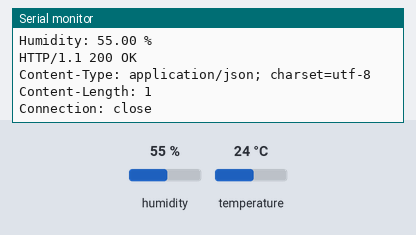
The sketch below on a simulated ESP32. Parts: the last lines printed to the serial monitor. The test bench sets the inputs (shaded band); at power-on: humidity 55 %, temperature 24 °C. WiFi joins after 1.5 s; servers stay silent unless stated; web services answer with replies made up by the test bench.

Above: at 2.7 s.
2.8 s: humidity set to 22 %
At 3.9 s:
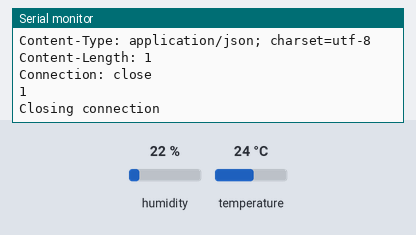
10.6 s: temperature set to 12 °C
At 14.38 s:
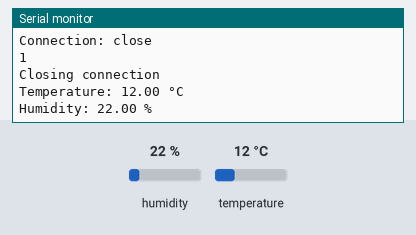
17.7 s: humidity set to 40 %
At 20.7 s:
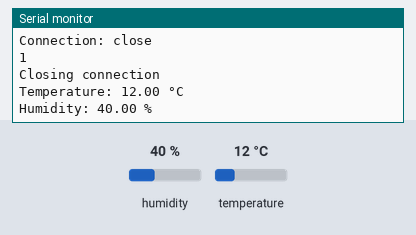
Timing chart, 0 to 22.2 s (numbered marks = the images above; inputs shaded):
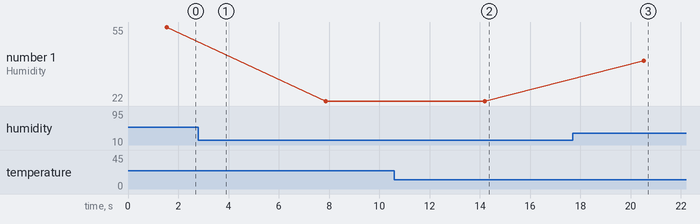

Measured:
- after the input at 10.6 s, the serial monitor: prints a new line after 3.6 s (image 2)
- after the input at 17.7 s, the serial monitor: prints a new line after 2.8 s (image 3)
- plotted number 1: 55 → 22 after the input at 2.8 s, 22 → 40 after the input at 17.7 s

The sketch:

Day1Activity2-DHT11-Thingspeak.ino
```cpp
#include <DHT.h>
#include <WiFi.h>

#define DHTPIN 4
#define DHTTYPE DHT11
#define PROG_DELAY 5000

DHT dht(DHTPIN, DHTTYPE);

const char *ssid = "UOC_Staff";
const char *password = "admin106";

const char *host = "api.thingspeak.com";
const int httpPort = 80;
const String channelID = "3111734";
const String writeApiKey = "BFV9H4CXB4J7T25P";
const String readApiKey = "S8EOQQRY9TYN213N";
float humidityP = 0;
float tempC = 0;

void setup() {
    dht.begin();
    Serial.begin(9600);

    // We start by connecting to a WiFi network
    Serial.println();
    Serial.println("******************************************************");
    Serial.print("Connecting to ");
    Serial.println(ssid);

    WiFi.begin(ssid, password);

    while (WiFi.status() != WL_CONNECTED) {
        delay(500);
        Serial.print(".");
    }

    Serial.println("");
    Serial.println("WiFi connected");
    Serial.println("IP address: ");
    Serial.println(WiFi.localIP());
}

void readResponse(NetworkClient *client) {
    unsigned long timeout = millis();
    while (client->available() == 0) {
        if (millis() - timeout > 5000) {
        Serial.println(">>> Client Timeout !");
        client->stop();
        return;
        }
    }

    // Read all the lines of the reply from server and print them to Serial
    while (client->available()) {
        String line = client->readStringUntil('\r');
        Serial.print(line);
    }

    Serial.printf("\nClosing connection\n\n");
}

void loop() {
    NetworkClient client;

    humidityP = dht.readHumidity();
    tempC = dht.readTemperature();

    Serial.print("Temperature: ");
    Serial.print(tempC);
    Serial.println(" °C");

    Serial.print("Humidity: ");
    Serial.print(humidityP);
    Serial.println(" %");

    String footer = String(" HTTP/1.1\r\n") + "Host: " + String(host) + "\r\n" + "Connection: close\r\n\r\n";

    // WRITE --------------------------------------------------------------------------------------------
    if (!client.connect(host, httpPort)) {
        return;
    }

    client.print("GET /update?api_key=" + writeApiKey + "&field1=" + tempC + "&field2=" + humidityP + footer);
    readResponse(&client);

    delay(PROG_DELAY);
}
```
